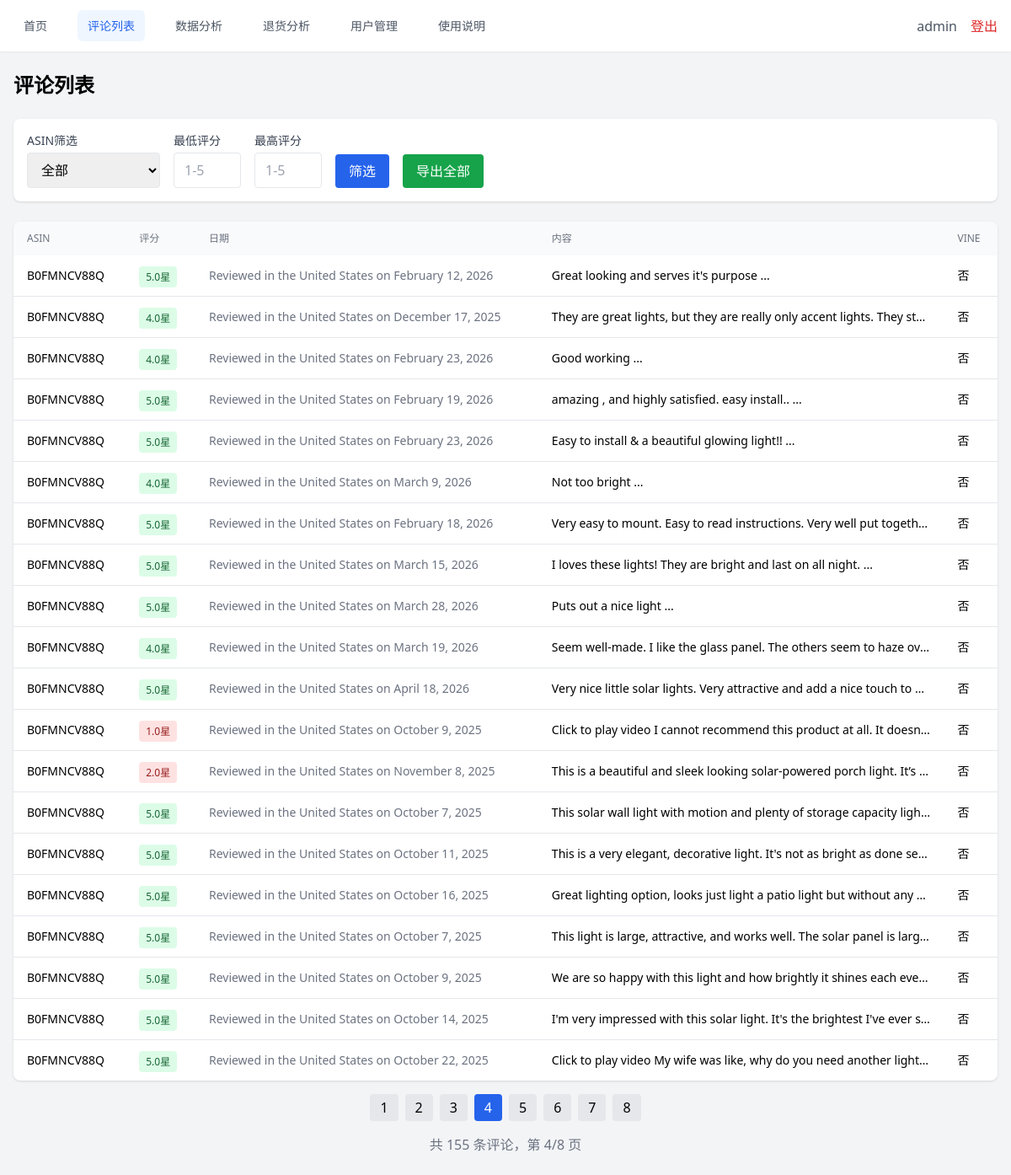
The page /reviews?page=4&asin=&min_rating=&max_rating= (signed in) on the database its author committed.
### tables this page shows
CREATE TABLE reviews (
                id INTEGER PRIMARY KEY AUTOINCREMENT,
                asin TEXT NOT NULL,
                brand TEXT NOT NULL,
                rating REAL,
                date TEXT,
                content TEXT,
                is_vine INTEGER DEFAULT 0,
                collected_at TEXT
            );

### web/routes/reviews.py (the view)
@router.get("/reviews")
@login_required
async def reviews_page(
    request: Request,
    asin: str = Query(None),
    min_rating: str = Query(None),
    max_rating: str = Query(None),
    page: int = Query(1, ge=1)
):
    current_user = get_current_user(request)
    asin = asin if asin else None
    try:
        min_rating = int(min_rating) if min_rating else None
    except ValueError:
        min_rating = None
    try:
        max_rating = int(max_rating) if max_rating else None
    except ValueError:
        max_rating = None
    db = DatabaseStore()
    all_reviews = db.get_all_reviews()
    if asin:
        all_reviews = [r for r in all_reviews if r.asin == asin]
    if min_rating is not None:
        all_reviews = [r for r in all_reviews if r.rating >= min_rating]
    if max_rating is not None:
        all_reviews = [r for r in all_reviews if r.rating <= max_rating]
    page_size = 20
    total = len(all_reviews)
    start = (page - 1) * page_size
    end = start + page_size
    reviews = all_reviews[start:end]
    all_db_reviews = db.get_all_reviews()
    asins = list(set(r.asin for r in all_db_reviews))
    db.close()
    return templates.TemplateResponse("reviews.html", {
        "request": request,
        "current_user": current_user,
        "reviews": reviews,
        "asins": asins,
        "filters": {
            "asin": asin if asin else "",
            "min_rating": min_rating if min_rating else "",
            "max_rating": max_rating if max_rating else ""
        },
        "pagination": {
            "page": page,
            "total": total,
            "pages": (total + page_size - 1) // page_size if total > 0 else 0
        }
    })

### web/templates/reviews.html (shortened to what this page needs)
{% extends "base.html" %}
{% block content %}
<h1 class="text-2xl font-bold mb-6">评论列表</h1>
<div class="bg-white rounded-lg shadow p-4 mb-6">
    <form method="get" class="flex flex-wrap gap-4 items-end">
        <div>
            <label class="block text-gray-700 text-sm mb-1">ASIN筛选</label>
            <select name="asin" class="border rounded px-3 py-2">
                <option value="">全部</option>
            </select>
        </div>
        <div>
            <label class="block text-gray-700 text-sm mb-1">最低评分</label>
            <input type="number" name="min_rating" min="1" max="5" value="{{ filters.min_rating or '' }}"
                class="border rounded px-3 py-2 w-20" placeholder="1-5">
        </div>
        <div>
            <label class="block text-gray-700 text-sm mb-1">最高评分</label>
            <input type="number" name="max_rating" min="1" max="5" value="{{ filters.max_rating or '' }}"
                class="border rounded px-3 py-2 w-20" placeholder="1-5">
        </div>
        <button type="submit" class="bg-blue-600 text-white px-4 py-2 rounded hover:bg-blue-700">
            筛选
        </button>
        <a href="/reviews/export" class="bg-green-600 text-white px-4 py-2 rounded hover:bg-green-700">
            导出全部
        </a>
    </form>
</div>
<div class="bg-white rounded-lg shadow overflow-hidden">
    <table class="min-w-full">
        <thead class="bg-gray-50">
            <tr>
                <th class="px-4 py-3 text-left text-xs font-medium text-gray-500 uppercase">ASIN</th>
                <th class="px-4 py-3 text-left text-xs font-medium text-gray-500 uppercase">评分</th>
                <th class="px-4 py-3 text-left text-xs font-medium text-gray-500 uppercase">日期</th>
                <th class="px-4 py-3 text-left text-xs font-medium text-gray-500 uppercase">内容</th>
                <th class="px-4 py-3 text-left text-xs font-medium text-gray-500 uppercase">Vine</th>
            </tr>
        </thead>
        <tbody class="divide-y divide-gray-200">
            {% for r in reviews %}
            <tr>
                <td class="px-4 py-3 text-sm">{{ r.asin }}</td>
                <td class="px-4 py-3">
                    <span class="px-2 py-1 text-xs rounded
                        {% if r.rating <= 2 %}bg-red-100 text-red-800
                        {% elif r.rating == 3 %}bg-yellow-100 text-yellow-800
                        {% else %}bg-green-100 text-green-800{% endif %}">
                        {{ r.rating }}星
                    </span>
                </td>
                <td class="px-4 py-3 text-sm text-gray-500">{{ r.date }}</td>
                <td class="px-4 py-3 text-sm max-w-md truncate">{{ r.content[:100] }}...</td>
                <td class="px-4 py-3 text-sm">{{ '是' if r.is_vine else '否' }}</td>
            </tr>
            {% endfor %}
        </tbody>
    </table>
</div>
{% if pagination.pages > 0 %}
<div class="mt-4 flex justify-center space-x-2">
    {% for p in range(1, pagination.pages + 1) %}
    <a href="?page={{ p }}&asin={{ filters.asin or '' }}&min_rating={{ filters.min_rating or '' }}&max_rating={{ filters.max_rating or '' }}"
        class="px-3 py-1 rounded {% if p == pagination.page %}bg-blue-600 text-white{% else %}bg-gray-200{% endif %}">
        {{ p }}
    </a>
    {% endfor %}
</div>
<div class="mt-4 text-center text-gray-500">
    共 {{ pagination.total }} 条评论，第 {{ pagination.page }}/{{ pagination.pages }} 页
</div>
{% endif %}
{% endblock %}

### rows shown on the page
reviews: asin "B0FMNCV88Q", rating "5.0", date "Reviewed in the United States on February 12, 2026", content "Great looking and serves it's purpose", is_vine "否"
reviews: asin "B0FMNCV88Q", rating "4.0", date "Reviewed in the United States on December 17, 2025", content "They are great lights, but they are really only accent lights. They st…", is_vine "否"
reviews: asin "B0FMNCV88Q", rating "4.0", date "Reviewed in the United States on February 23, 2026", content "Good working", is_vine "否"
reviews: asin "B0FMNCV88Q", rating "5.0", date "Reviewed in the United States on February 19, 2026", content "amazing , and highly satisfied. easy install..", is_vine "否"
reviews: asin "B0FMNCV88Q", rating "5.0", date "Reviewed in the United States on February 23, 2026", content "Easy to install & a beautiful glowing light!!", is_vine "否"
reviews: asin "B0FMNCV88Q", rating "4.0", date "Reviewed in the United States on March 9, 2026", content "Not too bright", is_vine "否"
reviews: asin "B0FMNCV88Q", rating "5.0", date "Reviewed in the United States on February 18, 2026", content "Very easy to mount. Easy to read instructions. Very well put togeth…", is_vine "否"
reviews: asin "B0FMNCV88Q", rating "5.0", date "Reviewed in the United States on March 15, 2026", content "I loves these lights! They are bright and last on all night.", is_vine "否"
reviews: asin "B0FMNCV88Q", rating "5.0", date "Reviewed in the United States on March 28, 2026", content "Puts out a nice light", is_vine "否"
reviews: asin "B0FMNCV88Q", rating "4.0", date "Reviewed in the United States on March 19, 2026", content "Seem well-made. I like the glass panel. The others seem to haze ov…", is_vine "否"
reviews: asin "B0FMNCV88Q", rating "5.0", date "Reviewed in the United States on April 18, 2026", content "Very nice little solar lights. Very attractive and add a nice touch to…", is_vine "否"
reviews: asin "B0FMNCV88Q", rating "1.0", date "Reviewed in the United States on October 9, 2025", content "Click to play video I cannot recommend this product at all. It doesn…", is_vine "否"
reviews: asin "B0FMNCV88Q", rating "2.0", date "Reviewed in the United States on November 8, 2025", content "This is a beautiful and sleek looking solar-powered porch light. It’s…", is_vine "否"
reviews: asin "B0FMNCV88Q", rating "5.0", date "Reviewed in the United States on October 7, 2025", content "This solar wall light with motion and plenty of storage capacity ligh…", is_vine "否"
reviews: asin "B0FMNCV88Q", rating "5.0", date "Reviewed in the United States on October 11, 2025", content "This is a very elegant, decorative light. It's not as bright as done se…", is_vine "否"
reviews: asin "B0FMNCV88Q", rating "5.0", date "Reviewed in the United States on October 16, 2025", content "Great lighting option, looks just light a patio light but without any…", is_vine "否"
reviews: asin "B0FMNCV88Q", rating "5.0", date "Reviewed in the United States on October 7, 2025", content "This light is large, attractive, and works well. The solar panel is larg…", is_vine "否"
reviews: asin "B0FMNCV88Q", rating "5.0", date "Reviewed in the United States on October 9, 2025", content "We are so happy with this light and how brightly it shines each eve…", is_vine "否"
reviews: asin "B0FMNCV88Q", rating "5.0", date "Reviewed in the United States on October 14, 2025", content "I'm very impressed with this solar light. It's the brightest I've ever s…", is_vine "否"
reviews: asin "B0FMNCV88Q", rating "5.0", date "Reviewed in the United States on October 22, 2025", content "Click to play video My wife was like, why do you need another light…", is_vine "否"

### other values the page prints
{{ current_user }} "admin"
{{ p }} "1" "2" "3" "4" "5" "6" "7" "8"
{{ pagination.total }} "155"
{{ pagination.page }} "4"
{{ pagination.pages }} "8"
